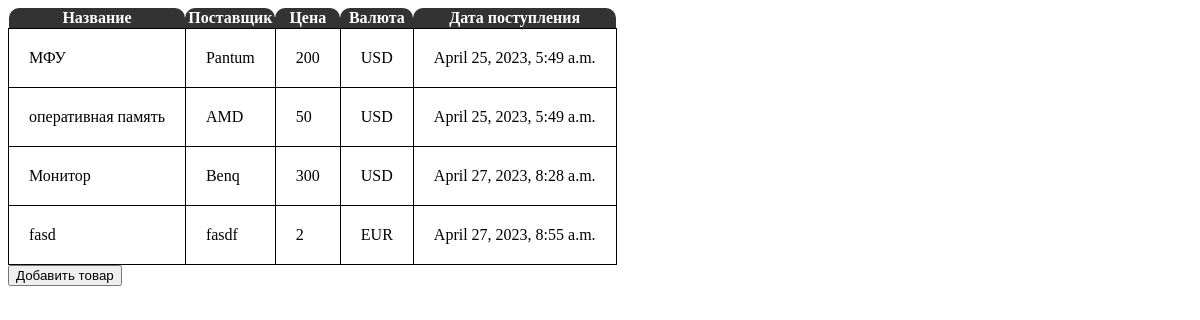
The page / on the database its author committed.
### products/models.py (models this page shows)
class Products(models.Model):
    UNIT_CHOICES = (
        ('RUB', 'рубль'),
        ('CNY', 'юань'),
        ('USD', 'доллар'),
        ('EUR', 'евро'),
    )
    title = models.CharField(verbose_name='название',
                             max_length=255)
    date_receipt = models.DateTimeField(verbose_name='дата поступления',
                                        auto_created=True,
                                        auto_now_add=True)
    price = models.PositiveIntegerField(verbose_name='цена',
                                        default=0)
    unit = models.CharField(verbose_name='единица измерения',
                            choices=UNIT_CHOICES,
                            max_length=15)
    supplier = models.CharField(verbose_name='имя поставщика',
                                max_length=255)
    class Meta:
        verbose_name = 'Товар'
        verbose_name_plural = 'Товары'

### products/views.py (the view)
# urls.py: path('', ProductsListView.as_view(), name='products_index'),
class ProductsListView(ListView, FormView):
    form_class = ProductsForm
    template_name = 'goods_list.html'
    queryset = Products.objects.all()

### templates/goods_list.html
{% extends 'base.html' %}
{% block content %}
<table>
    <tr>
        <th>Название</th>
        <th>Поставщик</th>
        <th>Цена</th>
        <th>Валюта</th>
        <th>Дата поступления</th>
    </tr>
    {% for object in object_list %}
        <tr>
            <td>{{ object.title }}</td>
            <td>{{ object.supplier }}</td>
            <td>{{ object.price }}</td>
            <td>{{ object.unit }}</td>
            <td>{{ object.date_receipt }}</td>
        </tr>
    {% endfor %}
</table>
<form action="{% url 'products_add' %}">
  <button type="submit">Добавить товар</button>
</form>
{% endblock %}

### templates/base.html (shortened to what this page needs)
{% load static %}
<html>
    <head>
        <link rel="stylesheet" href="{% static 'css/style.css' %}">
    </head>
    <body>
        {% block content %}
        {% endblock %}
    </body>
</html>

### static/css/style.css (style rules this page uses)
table { border-collapse:collapse; }
td { border: 1px solid black; }
td { padding: 20px; }
th { background-color:#333; color:#fff; border-radius: 10px 10px 0 0; }

### rows shown on the page
Products: title "МФУ", supplier "Pantum", price "200", unit "USD", date_receipt "April 25, 2023, 5:49 a.m."
Products: title "оперативная память", supplier "AMD", price "50", unit "USD", date_receipt "April 25, 2023, 5:49 a.m."
Products: title "Монитор", supplier "Benq", price "300", unit "USD", date_receipt "April 27, 2023, 8:28 a.m."
Products: title "fasd", supplier "fasdf", price "2", unit "EUR", date_receipt "April 27, 2023, 8:55 a.m."
